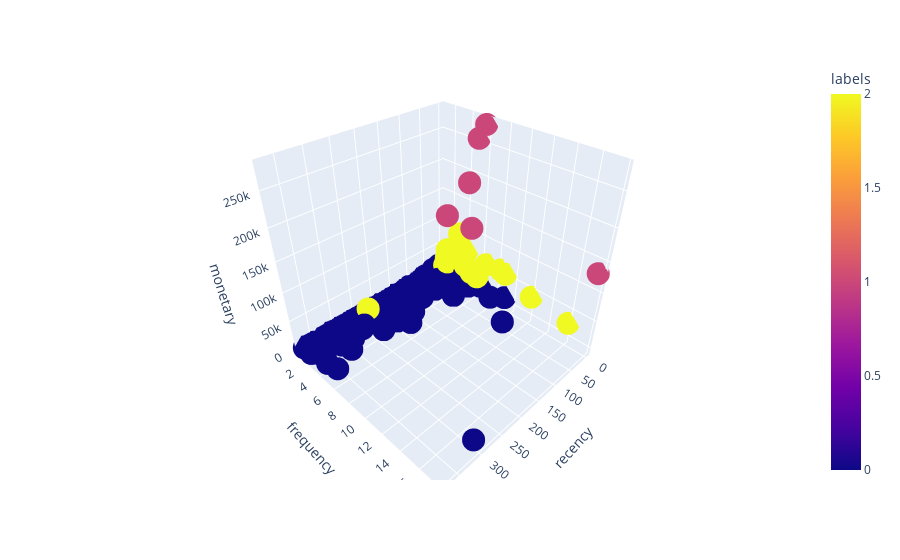

The notebook cell this image was saved under:
### Code cell
fig = px.scatter_3d(df9, x='recency',y='frequency', z= 'monetary', color = 'labels')
fig.show()

### Figure 1 — Plotly figure (JSON) as saved in the notebook; plotly's stock layout.template omitted (floating-point values rounded to 4 significant figures; data arrays with more than 128 entries replaced by an {"elided": "..."} marker saying what was removed)
{"data": [{"hovertemplate": "recency=%{x}<br>frequency=%{y}<br>monetary=%{z}<br>labels=%{marker.color}<extra></extra>", "legendgroup": "", "marker": {"color": {"elided": "4372 int values"}, "coloraxis": "coloraxis", "symbol": "circle"}, "mode": "markers", "name": "", "scene": "scene", "showlegend": false, "type": "scatter3d", "x": {"elided": "4372 int values"}, "y": {"elided": "4372 float values"}, "z": {"elided": "4372 float values"}}], "layout": {"coloraxis": {"colorbar": {"title": {"text": "labels"}}, "colorscale": [[0, "#0d0887"], [0.1111, "#46039f"], [0.2222, "#7201a8"], [0.3333, "#9c179e"], [0.4444, "#bd3786"], [0.5556, "#d8576b"], [0.6667, "#ed7953"], [0.7778, "#fb9f3a"], [0.8889, "#fdca26"], [1, "#f0f921"]]}, "legend": {"tracegroupgap": 0}, "margin": {"t": 60}, "scene": {"domain": {"x": [0, 1], "y": [0, 1]}, "xaxis": {"title": {"text": "recency"}}, "yaxis": {"title": {"text": "frequency"}}, "zaxis": {"title": {"text": "monetary"}}}}}
